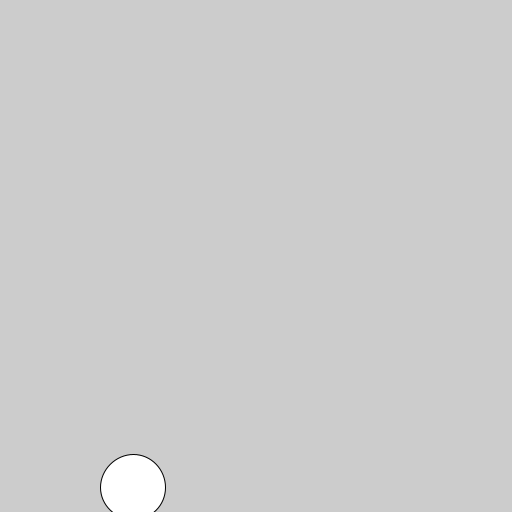
Frame 1 (no input)
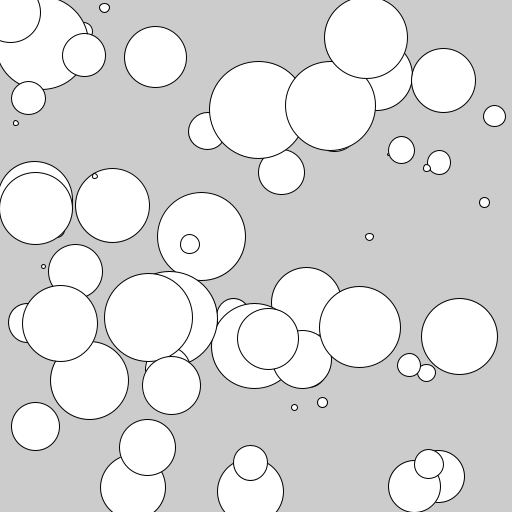
Frame 60 (the mouse pressed at the canvas centre just before this capture)
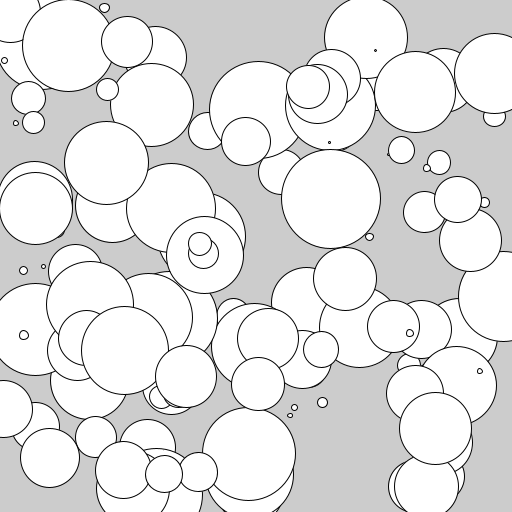
Frame 120 (the mouse held since frame 60 and released just before this capture)

The Processing sketch that drew these frames (run headless with seeded random() and noise(); from frame 60 on, the mouse is pressed at the canvas centre):

// Processing sketch: helloworld4
// ── helloworld4.pde
void setup() {
    size(512, 512);
}

void draw() {
    // create a decimal variable called radius
    // and store a value between 0-100 to the variable
    float radius = random(0, 100); 

    // Processing has variables called width and height, 
    // which you can use to get the width and height of the canvas 
    float x = random(0, width); // create decimal variable x and store random value betwen 0-width
    float y = random(0, height); // create decimal variable y and store random value betwen 0-height

    // Draw an ellipse. It is a circle, because width and height are equal
    ellipse(x, y, radius, radius); 
}
